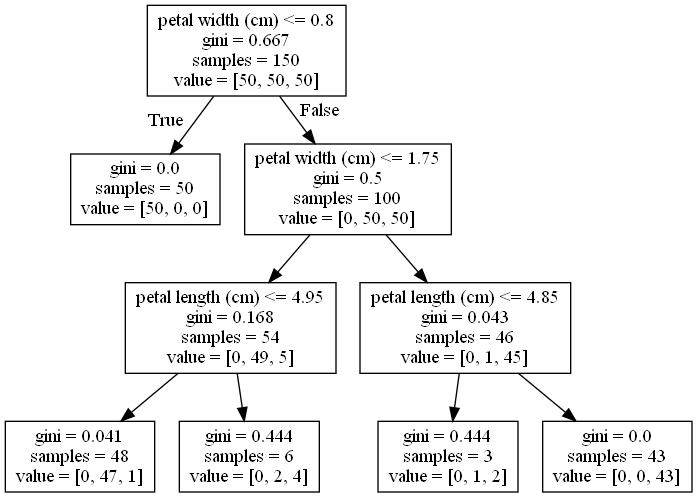
#> input picture 6장 실습/dec_tree_for_iris.jpg, 697 x 497 px
$ jupyter execute --allow-errors '6장 다항 회귀, 결정 트리, SVM.ipynb'   (shell and % lines are left out)   (older library calls are emulated)
#> lines starting #> are read from the running program, lines starting #| are printed output that depends on the picture
# 6장에서 배울 것들
• 직선이나 평면이 아닌 회귀 함수가 가능한가.

• 데이터의 특징에 따라 분류나 의사결정의 기준을 정할 수 있는가.

• 지금의 딥러닝 이전에 가장 강력한 기계 학습 방법은 어떤 것들이 있었나.

• 다양한 기계 학습 방법들은 어떤 장단점이 있나

[cell 1]
import pandas as pd
import matplotlib.pyplot as plt
from sklearn.model_selection import train_test_split
from sklearn.linear_model import LinearRegression
from sklearn.metrics import mean_squared_error

data_loc = 'https://github.com/dknife/ML/raw/main/data/'
#> (the rest of this cell did not finish here and is left out)

[cell 2]
# preprocessing 서브 모듈의 PolynomialFeatures 클래스를 활용해
# 입력 데이터를 다항 회귀에 사용
from sklearn.preprocessing import PolynomialFeatures

poly_feature = PolynomialFeatures(degree = 3)
#> (the rest of this cell did not finish here and is left out)

#> (a cell that did not finish here is left out)

#> (a cell that did not finish here is left out)

#> (a cell that did not finish here is left out)

## LAB 6-1 다항 회귀의 회귀 함수를 그려보자

[cell 6]
# 다른 라이브러리들은 위에서 불러왔으므로 생략
import numpy as np

#> (the rest of this cell did not finish here and is left out)

#> (a cell that did not finish here is left out)

#> (a cell that did not finish here is left out)

[cell 9]
from sklearn.preprocessing import PolynomialFeatures
# to_numpy() 메서드는 pandas 객체를 ndarray(numpy 배열)로 반환함
#> (the rest of this cell did not finish here and is left out)

[cell 10]
# 2차원으로 변형
lin_model = LinearRegression()
domain = np.linspace(0, 1, 100).reshape(-1,1)

#> (a cell that did not finish here is left out)

## 사이킷런의 결정 트리로 붓꽃 분류하기

[cell 12]
from sklearn.datasets import load_iris
from sklearn.tree import DecisionTreeClassifier

iris = load_iris()
X, y = iris.data, iris.target

dec_tree = DecisionTreeClassifier(max_depth=3)
dec_tree.fit(X,y)

[cell 13]
from sklearn.tree import export_graphviz
export_graphviz(
  dec_tree,
  out_file=("./dec_tree_for_iris.dot"),
  feature_names=iris.feature_names,
)

[cell 14]

import matplotlib.pyplot as plt
dec_tree_img = plt.imread('./dec_tree_for_iris.jpg')
#> dec_tree_img is the input picture: shape (497, 697, 3); min 0, max 255, mean 240.9
plt.figure(num=None, figsize=(12, 8), dpi=80,
          facecolor='w', edgecolor='k')
plt.imshow(dec_tree_img)

## LAB 6-2 꽃받침의 너비와 길이로 결정트리를 만들자
- 붓꽃 데이터를 그대로 사용하여 결정 트리를 만들었더니, 꽃잎의 길이와 너비만이 분류 기준으로 사용되고 있다. 꽃받침의 너비와 길이만 가지고 결정 트리를 만들어 보고, 전체 속성을 사용했을 때 왜 이 기준이 선택되지 않았는지 생각해보자.

[cell 15]
from sklearn.datasets import load_iris
from sklearn.tree import DecisionTreeClassifier
iris = load_iris()
X, y = iris.data[:,:2], iris.target
dec_tree = DecisionTreeClassifier(max_depth=3)
dec_tree.fit(X, y)

[cell 16]
from sklearn.tree import export_graphviz
export_graphviz(
  dec_tree,
  out_file=("./dec_tree_for_iris2.dot"),
  feature_names=iris.feature_names[:2],
)

[cell 17]

import matplotlib.pyplot as plt
dec_tree_img = plt.imread('./dec_tree_for_iris2.jpg')
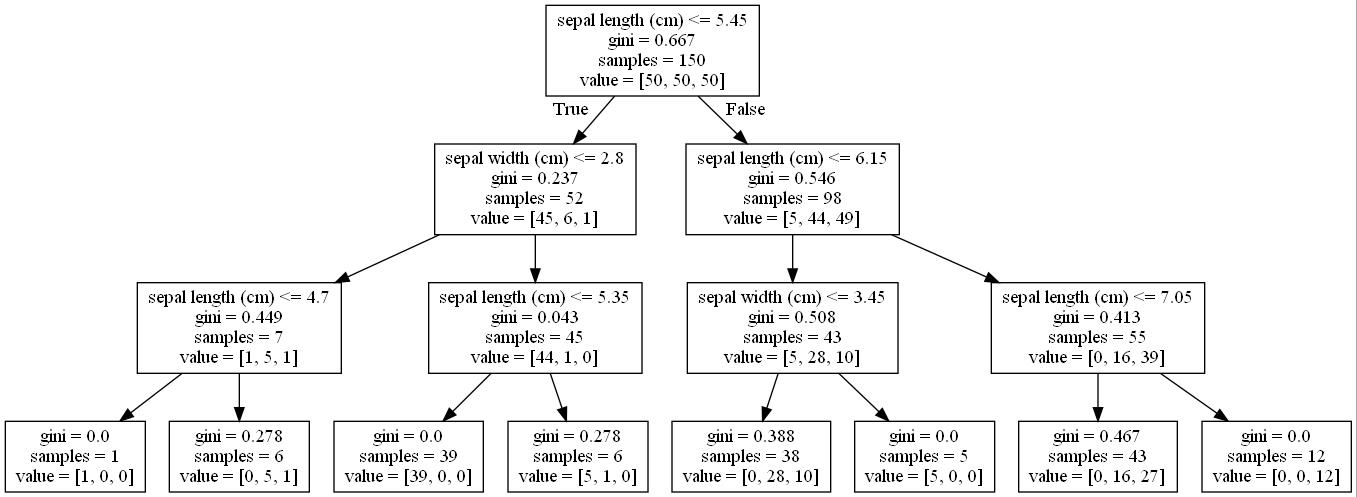
#> input picture 6장 실습/dec_tree_for_iris2.jpg, 1357 x 497 px
#> dec_tree_img is the input picture: shape (497, 1357, 3); min 0, max 255, mean 242.8
plt.figure(num=None, figsize=(12, 8), dpi=80,
          facecolor='w', edgecolor='k')
plt.imshow(dec_tree_img)

## LAB 6-3 엔트로피를 이용하여 결정 트리 만들기
- CART 알고리즘은 노드를 분할할 때 지니 불순도에 기반한 비용함수 뿐만 아니라 엔트로피를 이용한 비용함수를 사용할 수 있다고 하였다. 엔트로피를 사용하고, 모든 속성을 다 썼을 때에 어떤 결정 트리가 생성되는지 확인해 보자.

[cell 18]
from sklearn.datasets import load_iris
from sklearn.tree import DecisionTreeClassifier
iris = load_iris()
X, y = iris.data, iris.target
dec_tree = DecisionTreeClassifier(max_depth=3, criterion = 'entropy')
dec_tree.fit(X, y)

[cell 19]
from sklearn.tree import export_graphviz
export_graphviz(
  dec_tree,
  out_file=("./dec_tree_for_iris3.dot"),
  feature_names=iris.feature_names,
)

[cell 20]
dec_tree_img = plt.imread('./dec_tree_for_iris3.jpg')
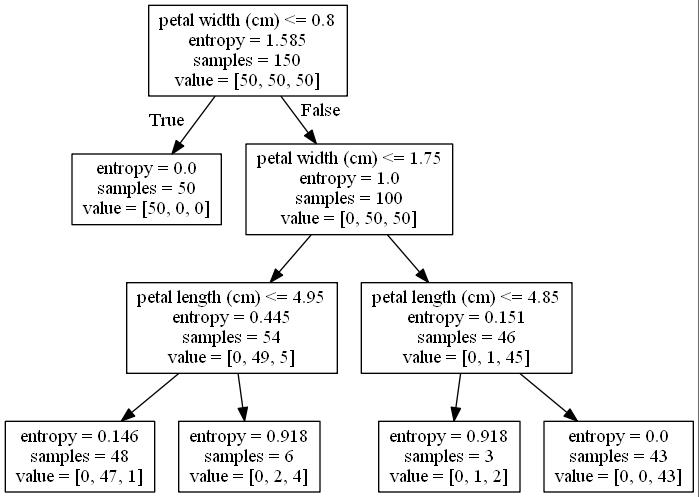
#> input picture 6장 실습/dec_tree_for_iris3.jpg, 699 x 497 px
#> dec_tree_img is the input picture: shape (497, 699, 3); min 0, max 255, mean 240.1
plt.figure(num=None, figsize=(12, 8), dpi=80,
          facecolor='w', edgecolor='k')
plt.imshow(dec_tree_img)
